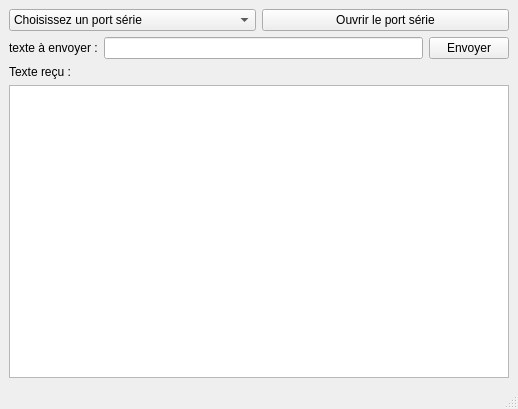
<?xml version="1.0" encoding="UTF-8"?>
<ui version="4.0">
 <class>Liaison</class>
 <widget class="QMainWindow" name="Liaison">
  <property name="geometry">
   <rect>
    <x>0</x>
    <y>0</y>
    <width>518</width>
    <height>409</height>
   </rect>
  </property>
  <property name="windowTitle">
   <string>Liaison</string>
  </property>
  <widget class="QWidget" name="centralwidget">
   <layout class="QVBoxLayout" name="verticalLayout_2">
    <item>
     <layout class="QHBoxLayout" name="horizontalLayout">
      <item>
       <widget class="QComboBox" name="comboBoxChoixPort">
        <item>
         <property name="text">
          <string>Choisissez un port série</string>
         </property>
        </item>
       </widget>
      </item>
      <item>
       <widget class="QPushButton" name="pushButtonOuvrirPort">
        <property name="text">
         <string>Ouvrir le port série</string>
        </property>
       </widget>
      </item>
     </layout>
    </item>
    <item>
     <layout class="QHBoxLayout" name="horizontalLayout_2">
      <item>
       <widget class="QLabel" name="label_2">
        <property name="text">
         <string>texte à envoyer :</string>
        </property>
       </widget>
      </item>
      <item>
       <widget class="QLineEdit" name="lineEditEnvoi"/>
      </item>
      <item>
       <widget class="QPushButton" name="pushButton">
        <property name="text">
         <string>Envoyer</string>
        </property>
       </widget>
      </item>
     </layout>
    </item>
    <item>
     <layout class="QVBoxLayout" name="verticalLayout">
      <item>
       <widget class="QLabel" name="label">
        <property name="text">
         <string>Texte reçu :</string>
        </property>
       </widget>
      </item>
      <item>
       <widget class="QTextEdit" name="textEditRecu"/>
      </item>
     </layout>
    </item>
   </layout>
  </widget>
  <widget class="QMenuBar" name="menubar">
   <property name="geometry">
    <rect>
     <x>0</x>
     <y>0</y>
     <width>518</width>
     <height>20</height>
    </rect>
   </property>
  </widget>
  <widget class="QStatusBar" name="statusbar"/>
 </widget>
 <resources/>
 <connections/>
</ui>
